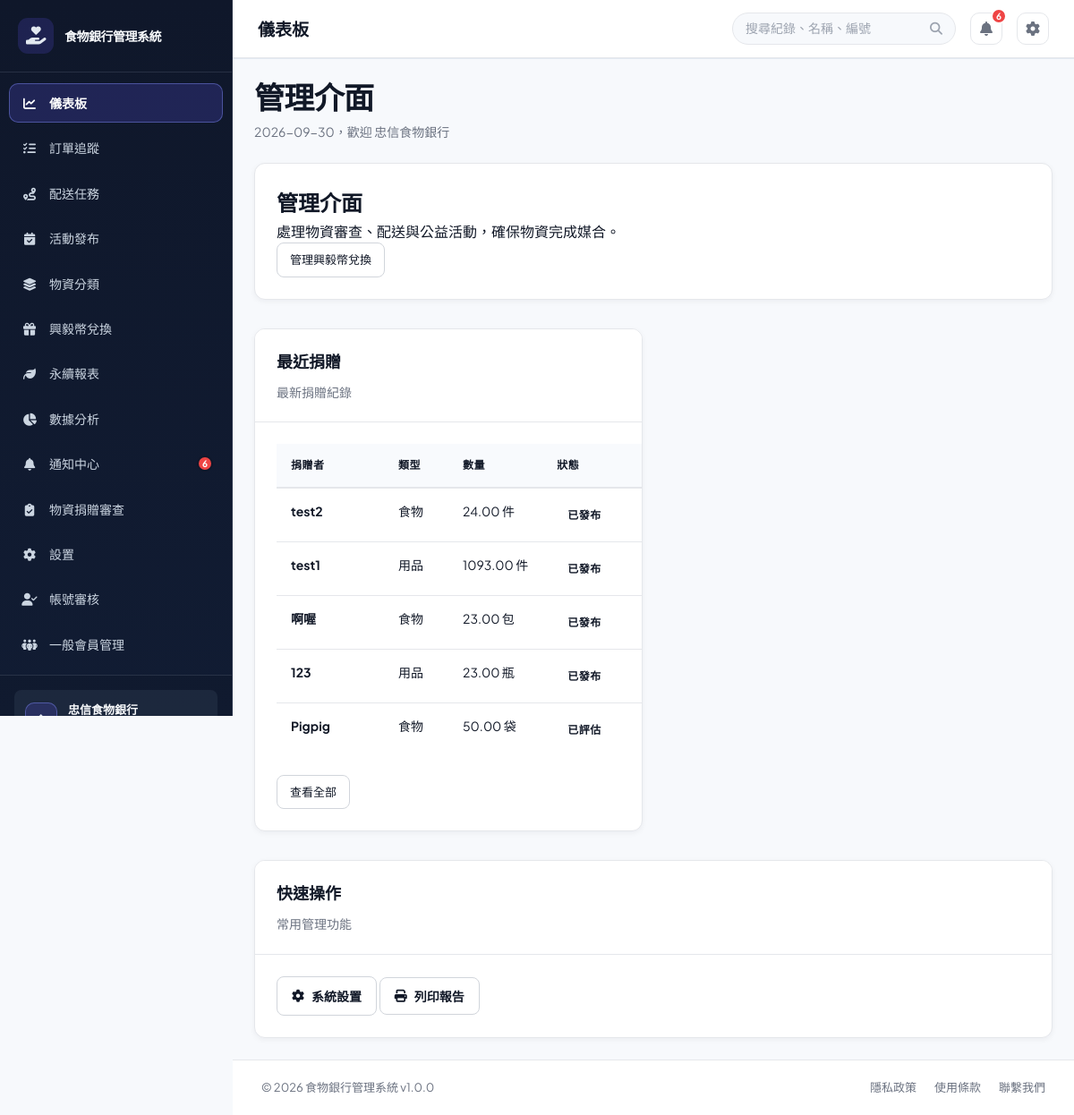
Page /?page=dashboard (signed in) on the committed database.
### tables this page shows
CREATE TABLE `users` (
  `user_id` int(11) NOT NULL,
  `username` varchar(50) NOT NULL,
  `password` varchar(255) NOT NULL,
  `email` varchar(100) NOT NULL,
  `full_name` varchar(100) NOT NULL,
  `phone` varchar(20) DEFAULT NULL,
  `role` enum('foodbank_staff','member') NOT NULL DEFAULT 'foodbank_staff',
  `member_type` enum('general','enterprise') NOT NULL DEFAULT 'general',
  `department` varchar(50) DEFAULT NULL,
  `status` enum('active','inactive','suspended') DEFAULT 'active',
  `created_at` timestamp NULL DEFAULT current_timestamp(),
  `updated_at` timestamp NULL DEFAULT current_timestamp() ON UPDATE current_timestamp(),
  `created_by` int(11) DEFAULT NULL,
  `phone_verified` tinyint(1) NOT NULL DEFAULT 0,
  `is_enterprise_verified` tinyint(1) DEFAULT 0,
  `enterprise_name` varchar(150) DEFAULT NULL,
  `enterprise_verified_at` datetime DEFAULT NULL
);

CREATE TABLE `donations` (
  `donation_id` int(11) NOT NULL,
  `order_number` varchar(30) DEFAULT NULL,
  `donor_id` int(11) DEFAULT NULL,
  `donor_name` varchar(100) NOT NULL,
  `donation_type` enum('food','supplies','money','other') NOT NULL,
  `quantity` decimal(10,2) DEFAULT NULL,
  `unit` varchar(20) DEFAULT NULL,
  `donation_date` datetime NOT NULL,
  `received_by` int(11) DEFAULT NULL,
  `status` enum('received','pending','assessed','approved','rejected','published','archived') DEFAULT 'pending',
  `evaluation_status` enum('pending','approved_volunteer','approved_self_delivery','published','rejected') DEFAULT 'pending',
  `delivery_method` enum('volunteer_assist','self_delivery') DEFAULT 'volunteer_assist',
  `approval_notes` text DEFAULT NULL,
  `approved_at` datetime DEFAULT NULL,
  `approved_by` int(11) DEFAULT NULL,
  `rejection_reason` text DEFAULT NULL,
  `rejected_at` datetime DEFAULT NULL,
  `published_at` datetime DEFAULT NULL,
  `current_status` enum('waiting_pickup','volunteer_received','in_transit','at_foodbank','inspection_complete') DEFAULT 'waiting_pickup',
  `status_updated_at` datetime DEFAULT NULL,
  `split_count` int(11) DEFAULT 1,
  `notes` text DEFAULT NULL,
  `created_at` timestamp NULL DEFAULT current_timestamp(),
  `updated_at` timestamp NULL DEFAULT current_timestamp() ON UPDATE current_timestamp(),
  `item_name` varchar(100) DEFAULT NULL,
  `weight_kg` decimal(10,2) DEFAULT NULL,
  `size_description` varchar(100) DEFAULT NULL,
  `expiry_date` date DEFAULT NULL,
  `pickup_deadline` datetime DEFAULT NULL,
  `delivery_option` enum('food_bank_pickup','volunteer_delivery') NOT NULL DEFAULT 'volunteer_delivery',
  `vehicle_type` enum('car','motorcycle','none') DEFAULT 'none',
  `photo_path` varchar(255) DEFAULT NULL,
  `evaluation_notes` text DEFAULT NULL,
  `seal_code` varchar(30) DEFAULT NULL,
  `need_inspection` tinyint(1) DEFAULT 1,
  `inspection_notes` text DEFAULT NULL,
  `donor_address` varchar(255) DEFAULT NULL,
  `reward_options` text DEFAULT NULL
);

### src/views/dashboard.php (the view, shortened to what the rows shown need)
<?php
require_once BASE_PATH . '/src/models/DonationModel.php';
$donationModel = new DonationModel();
$dashboardRole = $currentUser['role'] ?? 'foodbank_staff';
$dashboardMemberType = $currentUser['member_type'] ?? null;
$isEnterpriseMember = $dashboardRole === 'member' && $dashboardMemberType === 'enterprise';
$canViewDonations = $dashboardRole === 'foodbank_staff' || $isEnterpriseMember;
$recentDonations = $canViewDonations
    ? array_slice($donationModel->getAllDonations(null, $isEnterpriseMember ? (int) $currentUser['user_id'] : null), 0, 5)
    : [];
$donationListPage = $isEnterpriseMember ? 'donation_materials' : 'donation_materials_review';
$dashboardRoleLabels = [
    'foodbank_staff' => '管理介面',
    'member' => $isEnterpriseMember ? '企業會員工作台' : '一般會員工作台',
];
?>
<div class="view-header">
    <div>
        <h1 class="view-title"><?php echo htmlspecialchars($dashboardRoleLabels[$dashboardRole] ?? '管理介面'); ?></h1>
        <p class="view-subtitle"><?php echo date('Y-m-d'); ?>，歡迎 <?php echo htmlspecialchars($currentUser['full_name'] ?? '使用者'); ?></p>
    </div>
</div>
<div class="card role-intro mb-20">
    <div class="card-body">
        <?php if ($dashboardRole === 'member' && !$isEnterpriseMember): ?>
            <h2>你的公益任務</h2><p>報名公益活動，或前往配送任務接單；完成配送後會記錄興毅幣。</p>
            <a href="?page=deliveries" class="btn btn-primary btn-sm">查看可接任務</a>
        <?php elseif ($dashboardRole === 'foodbank_staff'): ?>
            <h2>管理介面</h2><p>處理物資審查、配送與公益活動，確保物資完成媒合。</p>
            <a href="?page=rewards" class="btn btn-secondary btn-sm">管理興毅幣兌換</a>
        <?php elseif ($isEnterpriseMember): ?>
            <h2>企業惜食行動</h2><p>報名公益活動，也可將企業剩餘食物或物資捐贈給食物銀行。</p>
            <a href="?page=donation_materials" class="btn btn-primary btn-sm">上架剩食物資</a>
        <?php else: ?>
            <h2>忠信食物銀行管理</h2><p>管理平台模組、帳號權限、稽核紀錄與整體公益服務成效。</p>
            <a href="?page=settings" class="btn btn-primary btn-sm">前往系統設置</a>
        <?php endif; ?>
    </div>
</div>
<div class="grid-2 mt-32">
    <?php if ($canViewDonations): ?>
    <div class="card">
        <div class="card-header">
            <h2>最近捐贈</h2>
            <p>最新捐贈紀錄</p>
        </div>
        <div class="card-body recent-donations-body">
            <?php if (!empty($recentDonations)): ?>
                <table class="data-table recent-donations-table">
                    <thead>
                        <tr>
                            <th>捐贈者</th>
                            <th>類型</th>
                            <th>數量</th>
                            <th>狀態</th>
                        </tr>
                    </thead>
                    <tbody>
                        <?php foreach ($recentDonations as $donation): ?>
                            <?php
                            $donationTypeLabels = [
                                'food' => '食物',
                                'supplies' => '用品',
                                'other' => '其他',
                            ];
                            $donationStatusLabels = [
                                'pending' => '待評估',
                                'assessed' => '已評估',
                                'approved' => '已批准',
                                'received' => '已收貨',
                                'rejected' => '已拒絕',
                                'published' => '已發布',
                                'archived' => '已封存',
                            ];
                            $donationStatus = strtolower((string) ($donation['status'] ?? ''));
                            $donationStatusLabel = $donationStatusLabels[$donationStatus] ?? '其他狀態';
                            ?>
                            <tr>
                                <td><strong><?php echo htmlspecialchars($donation['donor_name']); ?></strong></td>
                                <td><?php echo htmlspecialchars($donationTypeLabels[$donation['donation_type']] ?? $donation['donation_type']); ?></td>
                                <td><?php echo htmlspecialchars($donation['quantity']); ?> <?php echo htmlspecialchars($donation['unit']); ?></td>
                                <td><span class="status <?php echo htmlspecialchars('status-' . str_replace(' ', '_', $donationStatus)); ?>"><?php echo htmlspecialchars($donationStatusLabel); ?></span></td>
                            </tr>
                        <?php endforeach; ?>
                    </tbody>
                </table>
                <div class="mt-20">
                    <a href="?page=<?php echo htmlspecialchars($donationListPage, ENT_QUOTES, 'UTF-8'); ?>" class="btn btn-secondary btn-sm">查看全部</a>
                </div>
            <?php endif; ?>
        </div>
    </div>
    <?php endif; ?>
</div>
<div class="card mt-32">
    <div class="card-header">
        <h2>快速操作</h2>
        <p>常用管理功能</p>
    </div>
    <div class="card-body">
        <div class="grid-4">
            <a href="?page=settings" class="btn btn-secondary"><i class="fas fa-gear"></i> 系統設置</a>
            <button class="btn btn-secondary" onclick="printTable()"><i class="fas fa-print"></i> 列印報告</button>
        </div>
    </div>
</div>

### public/index.php (shortened to what the rows shown need)
<?php
require_once BASE_PATH . '/config/database.php';
$connection = $db->getConnection();
$demoPasswordHashes = [
    'manager' => '866485796cfa8d7c0cf7111640205b83076433547577511d81f8030ae99ecea5',
    'staff' => '10176e7b7b24d317acfcf8d2064cfd2f24e154f7b5a96603077d5ef813d6a6b6',
];
foreach ($demoPasswordHashes as $demoUsername => $demoPasswordHash) {
    $demoUsernameEscaped = $connection->real_escape_string($demoUsername);
    $connection->query(
        "UPDATE users SET password = '{$demoPasswordHash}' WHERE username = '{$demoUsernameEscaped}' AND CHAR_LENGTH(password) <> 60 AND CHAR_LENGTH(password) <> 64"
    );
}
$connection->query(
    "UPDATE users SET full_name = CASE username
        WHEN 'official' THEN '食物銀行官方人員'
        WHEN 'manager' THEN '忠信食物銀行'
        WHEN 'staff' THEN '食物銀行官方人員'
        WHEN 'volunteer' THEN '忠信GO RIDER'
        WHEN 'donor' THEN '捐贈剩食店家'
        ELSE full_name
    END
    WHERE username IN ('official', 'manager', 'staff', 'volunteer', 'donor')
      AND (full_name LIKE '%?%' OR full_name = '')"
);
if (!empty($_SESSION['user']['username'])) {
    $sessionUsername = $connection->real_escape_string($_SESSION['user']['username']);
    $sessionUserResult = $connection->query("SELECT user_id, username, full_name, role, member_type, enterprise_name, status, email, phone, phone_verified FROM users WHERE username = '{$sessionUsername}' LIMIT 1");
}
$currentUser = $_SESSION['user'];
$role = $currentUser['role'];
$memberType = $currentUser['member_type'] ?? null;
$rolePages = [
    'foodbank_staff' => ['dashboard', 'order_tracking', 'donation_materials_review', 'deliveries', 'activities', 'item_categories', 'rewards', 'settings', 'users', 'volunteer_management', 'carbon_report', 'reports', 'notifications', 'certificate', 'activity_certificate'],
    'member' => $memberType === 'enterprise'
        ? ['dashboard', 'order_tracking', 'activities', 'rewards', 'notifications', 'donation_materials', 'certificate', 'activity_certificate']
        : ($memberType === 'general'
            ? ['dashboard', 'deliveries', 'material_transport', 'activities', 'rewards', 'reports', 'notifications', 'certificate', 'activity_certificate']
            : ['dashboard']),
];
$page = isset($_GET['page']) ? trim($_GET['page']) : 'dashboard';
$page = basename($page);
$menu_items = [
    'dashboard' => ['label' => '儀表板', 'icon' => 'fa-solid fa-chart-line'],
    'order_tracking' => ['label' => '訂單追蹤', 'icon' => 'fa-solid fa-list-check'],
    'deliveries' => ['label' => '配送任務', 'icon' => 'fa-solid fa-route'],
    'material_transport' => ['label' => '物資運送', 'icon' => 'fa-solid fa-truck-fast'],
    'activities' => ['label' => $role === 'member' ? '活動報名' : '活動發布', 'icon' => 'fa-solid fa-calendar-check'],
    'item_categories' => ['label' => '物資分類', 'icon' => 'fa-solid fa-layer-group'],
    'rewards' => ['label' => '興毅幣兌換', 'icon' => 'fa-solid fa-gift'],
    'carbon_report' => ['label' => '永續報表', 'icon' => 'fa-solid fa-leaf'],
    'reports' => ['label' => '數據分析', 'icon' => 'fa-solid fa-chart-pie'],
    'notifications' => ['label' => '通知中心', 'icon' => 'fa-solid fa-bell'],
    'donation_materials' => ['label' => '物資捐贈', 'icon' => 'fa-solid fa-box-open'],
    'donation_materials_review' => ['label' => '物資捐贈審查', 'icon' => 'fa-solid fa-clipboard-check'],
    'settings' => ['label' => '設置', 'icon' => 'fa-solid fa-gear'],
    'users' => ['label' => '帳號審核', 'icon' => 'fa-solid fa-user-check'],
    'volunteer_management' => ['label' => '一般會員管理', 'icon' => 'fa-solid fa-people-group'],
];
$allowedPages = $rolePages[$role] ?? ['dashboard'];
?>
<!DOCTYPE html>
<html lang="zh-TW">
<head>
    <link href="https://cdnjs.cloudflare.com/ajax/libs/font-awesome/6.4.0/css/all.min.css" rel="stylesheet">
    <link rel="stylesheet" href="assets/css/style.css?v=<?php echo filemtime(__DIR__ . '/assets/css/style.css'); ?>">
</head>
<body>
    <div class="app-wrapper">
        <aside class="sidebar">
            <nav class="sidebar-nav">
                <?php foreach ($menu_items as $key => $item):
                    if (!in_array($key, $allowedPages, true)) {
                        continue;
                    }
                    $is_active = ($page === $key) ? 'active' : '';
                    $icon = $item['icon'];
                    $label = ($key === 'reports' && $role === 'member') ? '榮譽榜' : $item['label'];
                    ?>
                    <a href="?page=<?php echo $key; ?>" class="nav-item <?php echo $is_active; ?>" title="<?php echo $label; ?>">
                        <span class="nav-icon"><i class="<?php echo $icon; ?>"></i></span>
                        <span class="nav-label"><?php echo $label; ?></span>
                    </a>
                <?php endforeach; ?>
            </nav>
            <div class="sidebar-footer">
                <div class="user-profile">
                    <div class="user-info">
                        <div class="user-name"><?php echo htmlspecialchars($currentUser['full_name']); ?></div>
                    </div>
                </div>
            </div>
        </aside>
        <div class="main-container">
            <header class="topbar">
                <div class="topbar-left">
                    <div class="breadcrumb">
                        <span class="page-title" id="pageTitle">
                            <?php echo $menu_items[$page]['label'] ?? '頁面'; ?>
                        </span>
                    </div>
                </div>
            </header>
            <main class="page-content">
                <div class="content-shell">
                    <?php
                    $view_file = BASE_PATH . '/src/views/' . $page . '.php';
                    if (file_exists($view_file)) {
                        include $view_file;
                    }
                    ?>
                </div>
            </main>
        </div>
    </div>
</body>
</html>

### rows in the picture
users: role "數據分析", full_name "忠信食物銀行", role "儀表板", role "管理介面"
donations: donor_name "test2", donation_type "食物", quantity "24.00", unit "件", status "已發布"
donations: donor_name "test1", donation_type "用品", quantity "1093.00", unit "件", status "已發布"
donations: donor_name "啊喔", donation_type "食物", quantity "23.00", unit "包", status "已發布"
donations: donor_name "123", donation_type "用品", quantity "23.00", unit "瓶", status "已發布"
donations: donor_name "Pigpig", donation_type "食物", quantity "50.00", unit "袋", status "已評估"

### other values in the picture
APP_NAME "食物銀行管理系統"
$label "儀表板"
$label "訂單追蹤"
$label "配送任務"
$label "活動發布"
$label "物資分類"
$label "興毅幣兌換"
$label "永續報表"
$label "通知中心"
$unreadNotificationCount "6"
$label "物資捐贈審查"
$label "設置"
$label "帳號審核"
$label "一般會員管理"
APP_VERSION "1.0.0"
